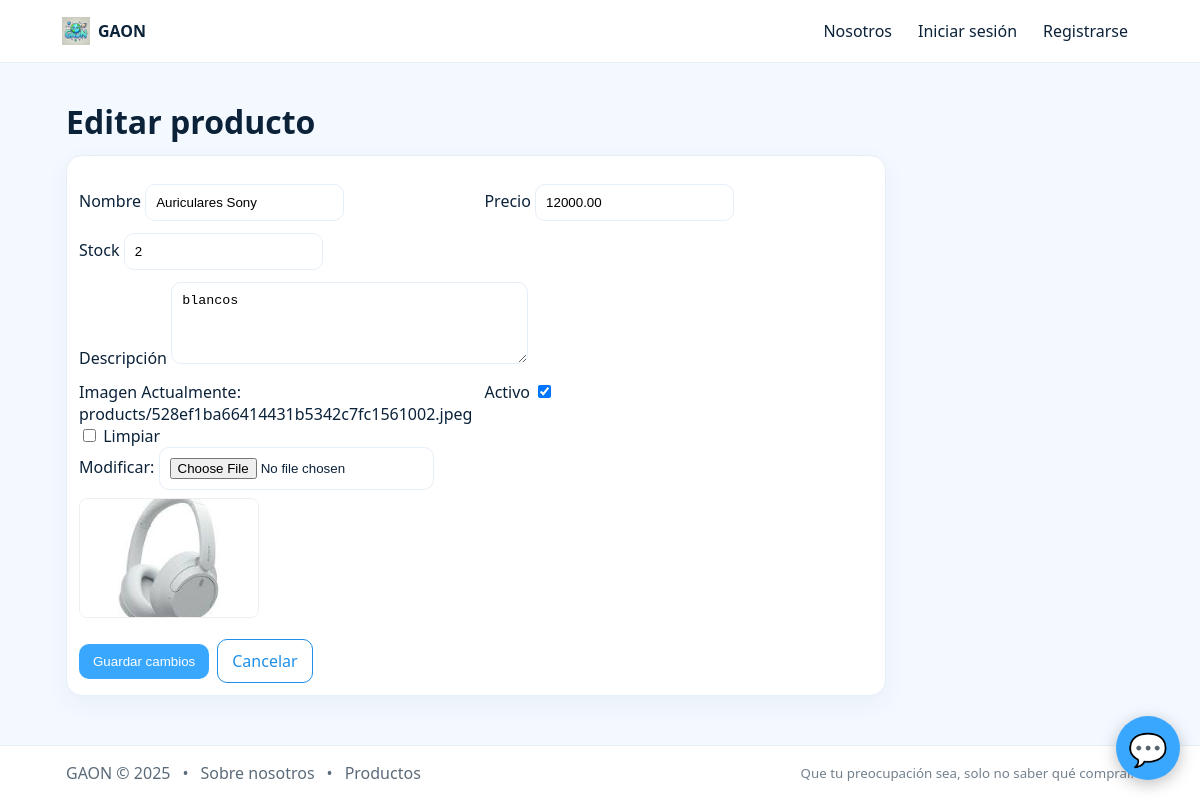
The app's page /products/manage/176/edit/ (signed in) with its own data.
### products/models.py (models this page shows, shortened)
class Product(models.Model):
    user = models.ForeignKey(
        settings.AUTH_USER_MODEL,
        on_delete=models.CASCADE,
        null=True,
        blank=True,
        related_name="products",
    )
    nombre = models.CharField(max_length=100)
    precio = models.DecimalField(max_digits=10, decimal_places=2)
    descripcion = models.TextField(blank=True)
    stock = models.IntegerField(default=0)
    imagen = models.ImageField(upload_to=product_upload_to, blank=True, null=True)
    image_url = models.URLField(blank=True)  # ⬅️ clave para usar imágenes reales de FakeStore
    activo = models.BooleanField(default=True)
    creado_en = models.DateTimeField(auto_now_add=True)
    class Meta:
        ordering = ["-creado_en"]

### products/web_views.py (the view, shortened to what this page needs)
# urls.py: path("manage/<int:pk>/edit/", web_views.ProductUpdateView.as_view(), name="product-edit"),
class ProductUpdateView(UpdateView):
    model = Product
    form_class = ProductForm
    template_name = "products/manage_form.html"
    success_url = reverse_lazy("product-manage")
    def dispatch(self, request, *args, **kwargs):
        self.object = self.get_object()
        user = request.user
        if not (user.is_superuser or user.is_staff or self.object.user_id == user.id):
            messages.error(request, "No tenés permiso para editar este producto.")
            return redirect("product-manage")
        return super().dispatch(request, *args, **kwargs)
    def get_context_data(self, **kwargs):
        ctx = super().get_context_data(**kwargs)
        ctx["is_edit"] = True
        ctx["product"] = self.object
        return ctx

### products/forms.py
class ProductForm(forms.ModelForm):
    class Meta:
        model = Product
        fields = ["nombre", "precio", "stock", "descripcion", "imagen", "activo"]
        widgets = {
            "nombre": forms.TextInput(attrs={"class": "form-control", "placeholder": "Nombre del producto"}),
            "precio": forms.NumberInput(attrs={"class": "form-control", "step": "0.01", "min": "0"}),
            "stock": forms.NumberInput(attrs={"class": "form-control", "min": "0"}),
            "descripcion": forms.Textarea(attrs={"class": "form-control", "rows": 4}),
            "activo": forms.CheckboxInput(attrs={"class": "form-check-input"}),
        }

### templates/products/manage_form.html (shortened to what this page needs)
{% extends "base.html" %}
{% load static %}
{% block content %}
<h1 style="margin-bottom:12px">
  {% if is_edit %}Editar producto{% else %}Crear producto{% endif %}
</h1>
<form method="post" enctype="multipart/form-data" class="card pad" style="max-width:820px">
  <div class="grid" style="grid-template-columns:1fr 1fr;gap:12px">
    <div>
      <label>Nombre</label>
      {{ form.nombre }}
    </div>
    <div>
      <label>Precio</label>
      {{ form.precio }}
    </div>
    <div>
      <label>Stock</label>
      {{ form.stock }}
    </div>
    <div style="grid-column:1/-1">
      <label>Descripción</label>
      {{ form.descripcion }}
    </div>
    <div>
      <label>Imagen</label>
      {{ form.imagen }}
      {% if is_edit and product and product.imagen %}
        <div style="margin-top:8px">
          <img src="{{ product.imagen.url }}" alt="{{ product.nombre }}" style="width:180px;height:120px;object-fit:cover;border-radius:8px;border:1px solid #eee">
        </div>
      {% endif %}
    </div>
    <div>
      <label>Activo</label>
      {{ form.activo }}
    </div>
  </div>
  <div class="row" style="gap:8px;margin-top:16px">
    <button type="submit" class="btn">{% if is_edit %}Guardar cambios{% else %}Crear{% endif %}</button>
    <a href="/products/manage/" class="btn outline">Cancelar</a>
  </div>
</form>
{% endblock %}

### templates/base.html (style rules this page uses)
:root { --fg:#0b2239; --muted:#5b6b7a; --border:#e6eef7; --card:#ffffff; --bg:#f4f9ff; --brand:#3aa7ff; --brand-600:#1f8fe7; --brand-50:#eaf5ff; --ok:#16a085; --err:#c0392b; }
* { box-sizing:border-box }
html,body { height:100% }
body { margin:0; font-family: system-ui,Segoe UI,Roboto,Arial; color:var(--fg); display:flex; flex-direction:column; min-height:100vh; background:var(--bg); }
.row { display:flex; align-items:center; gap:10px }
a { color:inherit; text-decoration:none }
.btn { background:var(--brand); color:#fff; border:0; border-radius:10px; padding:10px 14px; cursor:pointer }
.btn.outline { background:#fff;color:var(--brand-600);border:1px solid var(--brand-600) }
input,select,textarea { padding:10px;border:1px solid var(--border);border-radius:10px;background:#fff }
.grid { display:grid;grid-template-columns:repeat(auto-fill,minmax(240px,1fr));gap:14px;margin:16px 0 }
.card { background:var(--card); border:1px solid var(--border); border-radius:16px; overflow:hidden; box-shadow:0 8px 24px rgba(28,66,104,.05) }
.card img { width:100%; height:180px; object-fit:cover; background:#f8fbff }
.pad { padding:12px }

### records on screen
Product: nombre "Auriculares Sony", precio "12000.00", stock "2", descripcion "blancos", imagen (picture), activo "☑"
